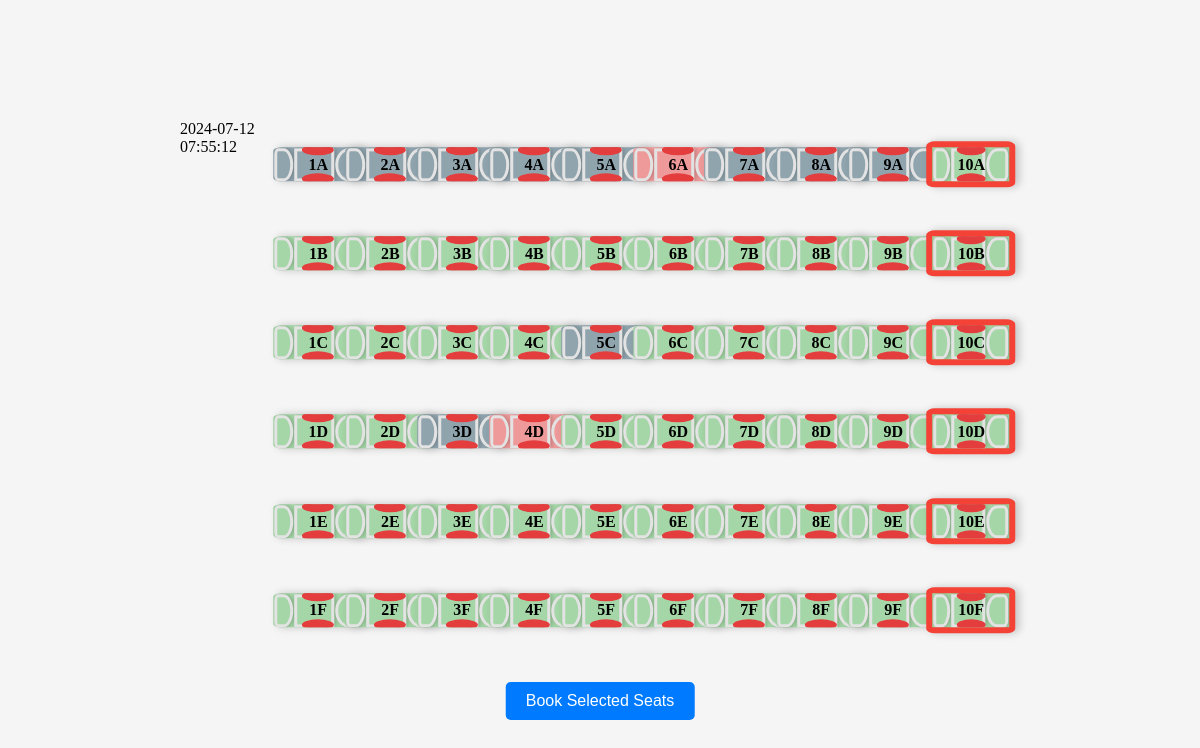
Before: /seat/seat.php with the older database file.
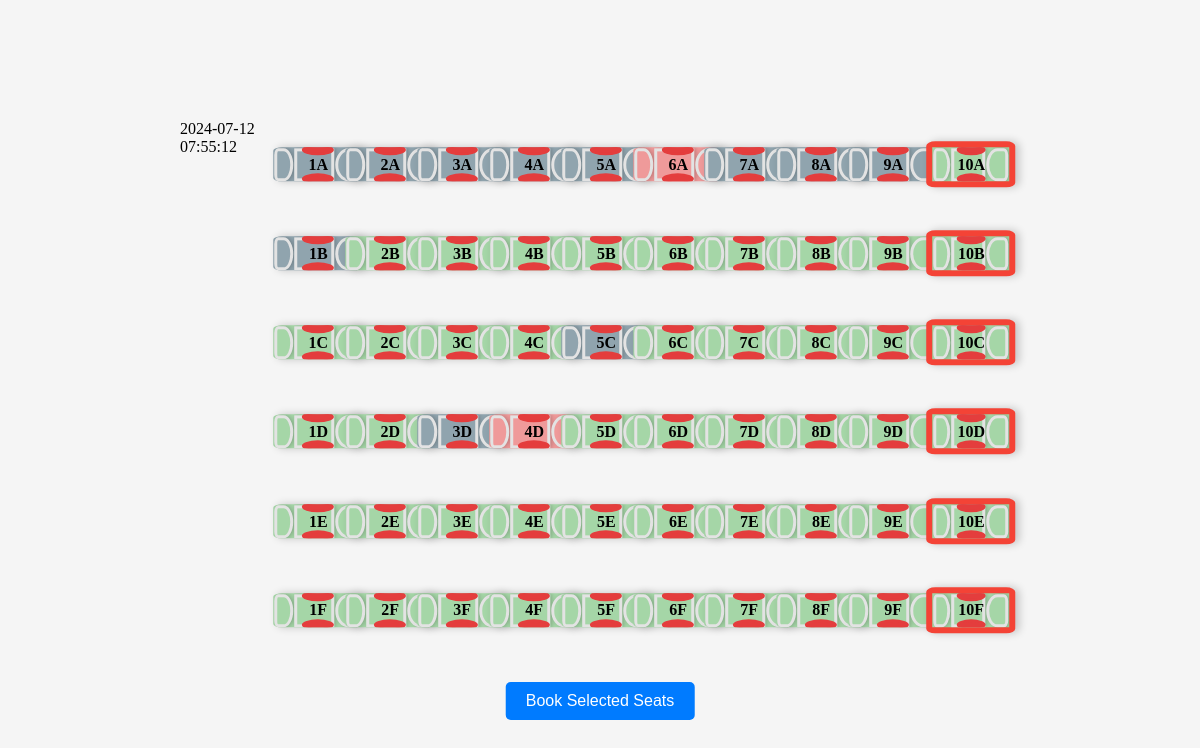
After: the same page with the newer database file.
### tables this page shows
CREATE TABLE `seat` (
  `SeatID` int(11) NOT NULL,
  `FlightID` int(11) DEFAULT NULL,
  `SeatNumber` varchar(10) NOT NULL,
  `Status` enum('booked','locked','free') DEFAULT 'free',
  `IsFireExit` enum('1','0') NOT NULL DEFAULT '0',
  `LockUntil` datetime DEFAULT NULL
);

### seat/seat.php (the view, shortened to what this page needs)
<!DOCTYPE html>
<html lang="en">
<head>
    <link id="stylesheet" rel="stylesheet" href="../assets/seat.css">
</head>
<body>
    <div class="plane">
        <?php
        include('../includes/db.php');
        function release_locked_seats($conn)
        {
            $current_time = date('Y-m-d H:i:s');
            echo $current_time;
        }
        $flightId = isset($_POST['flight_id']) ? intval($_POST['flight_id']) : 1;
        $sql = "SELECT * FROM seat WHERE FlightID = $flightId ORDER BY SeatID";
        $result = $conn->query($sql);
        if ($result->num_rows > 0) {
            $rowCount = 0;
            echo '<div class="row">';
            while ($row = $result->fetch_assoc()) {
                $seatClass = $row['Status'];
                $seatNumber = $row['SeatNumber'];
                $isFireExit = $row['IsFireExit'] ? ' fire-exit' : '';
                if ($rowCount % 6 == 0 && $rowCount != 0) {
                    echo '</div><div class="row">';
                }
                echo '
                <div class="seat ' . $seatClass . $isFireExit . '" data-seat-number="' . $seatNumber . '">
                    <div class="seat-number">' . $seatNumber . '</div>
                    <div class="headrest"></div>
                    <div class="backrest"></div>
                    <div class="seat-cushion"></div>
                    <div class="armrest armrest-left"></div>
                    <div class="armrest armrest-right"></div>';
                echo '</div>';
                $rowCount++;
            }
            echo '</div>';
            echo '<button id="book-selected-seats" >Book Selected Seats</button>';
        } else {
            echo "0 results";
        }
        ?>
    </div>
</body>
</html>

### assets/seat.css (style rules this page uses)
:root { --plane-height: 90vh; --plane-width: 90vw; --seat-color: #fa7c7c; --seat-border: #e3e3e3; --seat-shadow: rgba(0, 0, 0, 0.2); --headrest-color: #ff9999; --seat-cushion-color: #ff6666; --seat-width: calc(var(--plane-width) * 0.1); --armrest-color: #e43d3d; }
body { display: flex; justify-content: center; align-items: center; height: 100vh; background-color: #f5f5f5; margin: 0; }
.seat { position: relative; display: flex; flex-direction: column; align-items: center; justify-content: center; width: calc(var(--seat-width) * 0.8); height: calc(var(--seat-width) * 1.8); border-radius: 10%; box-shadow: 0 4px 8px var(--seat-shadow); transition: transform 0.2s; background-color: var(--seat-color); overflow: hidden; }
.seat-number { position: absolute; font-weight: bold; color: #000000; }
.headrest, .backrest, .seat-cushion { width: 80%; background-color: var(--seat-color); border: solid var(--seat-border); box-shadow: 0 2px 4px var(--seat-shadow); border-radius: 20% / 50%; margin: 2% 0; }
.headrest { height: 20%; background-color: var(--headrest-color); border-radius: 20% 20% 50% 50%; }
.backrest { height: 50%; border-radius: 0; }
.armrest { position: absolute; width: 15%; height: 30%; background-color: var(--armrest-color); border: solid var(--armrest-color); border-radius: 50%; top: 50%; transform: translateY(-50%); }
.armrest-left { left: -10%; }
.armrest-right { right: -10%; }
.row { display: flex; height: 10%; width: 100%; justify-content: space-between; }
.plane { height: var(--plane-height); width: var(--plane-width); }
@media (min-width: 768px) { :root { --seat-height: calc(var(--plane-width) * 0.1); --plane-height: 70vh; --plane-width: 70vw; } }
@media (min-width: 768px) { .row { display: flex; flex-direction: column; height: 100%; width: calc(var(--plane-width) / 11); } }
@media (min-width: 768px) { .seat { transition: transform 0.2s; transform: rotate(-90deg); height: calc(var(--seat-height) * 0.9); width: calc(var(--seat-height) * 0.4); } }
@media (min-width: 768px) { .seat-number { transform: rotate(90deg); } }
@media (min-width: 768px) { .plane { display: flex; } }
@media (min-width: 982px) { .row { display: flex; flex-direction: column; height: calc(var(--plane-height) * 0.955); width: calc(var(--plane-width) / 10.45); } }
@media (min-width: 982px) { .seat { height: calc(100% / 3); } }
.seat.free { background-color: #a5d6a7; }
.seat.booked { background-color: #ef9a9a; }
.seat.locked { background-color: #90a4ae; }
.seat.free .headrest, .seat.free .backrest, .seat.free .seat-cushion { background-color: #a5d6a7; }
.seat.booked .headrest, .seat.booked .backrest, .seat.booked .seat-cushion { background-color: #ef9a9a; }
.seat.locked .headrest, .seat.locked .backrest, .seat.locked .seat-cushion { background-color: #90a4ae; }
.seat.fire-exit { border: 6px solid rgb(244, 67, 54); }
#book-selected-seats { display: block; position: fixed; bottom: 10%; left: 50%; transform: translateX(-50%); padding: 10px 20px; background-color: #007bff; color: white; border: none; border-radius: 5px; cursor: pointer; font-size: 16px; text-align: center; transition: background-color 0.3s; }

Changed rows visible on the page:
changed seat (number 2 of 60 on the later page): Status "free" → "locked" (drawn)
